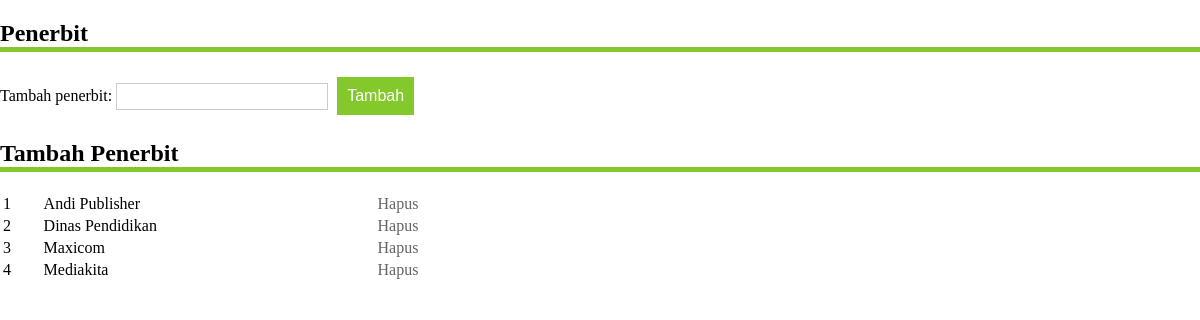
/admin/penerbit.php, run on the app's committed database.
### tables this page shows
CREATE TABLE IF NOT EXISTS `penerbit` (
  `id` int(11) NOT NULL AUTO_INCREMENT,
  `kat` varchar(100) NOT NULL,
  PRIMARY KEY (`id`)
);

### admin/penerbit.php (the view, shortened to what this page needs)
<!DOCTYPE html PUBLIC "-//W3C//DTD XHTML 1.0 Transitional//EN" "http://www.w3.org/TR/xhtml1/DTD/xhtml1-transitional.dtd">
<html xmlns="http://www.w3.org/1999/xhtml">
<head>
<link rel="stylesheet" href="../format.css" type="text/css" />
<body>
<div id="batas">
<h2>Penerbit</h2>
<form id="form1" name="form1" method="post" action="b.php?tag=k_t&t=penerbit">
  <label>
    Tambah penerbit:
    <input name="kat" type="text" class="text" id="kat" />
  </label>
  <label>
    <input name="button" type="submit" class="tombol" id="button" value="Tambah" />
  </label>
</form>
<h2>Tambah Penerbit</h2>
<table width="65%" border="0">
<?php
$r=mysql_query("select *from penerbit order by kat");
$i=1;
while($a=mysql_fetch_array($r)){
?>
  <tr>
    <td width="5%"><?php echo $i;?></td>
    <td width="43%"><?php echo $a['kat'];?></td>
    <td width="52%"><a href="b.php?tag=k_h&id=<?php echo $a['id'];?>&t=penerbit" onclick="return confirm('Semua buku yang berhubungan dengan penerbit <?php echo $a['kat'];?> akan terhapus. Apa anda yakin?')" class="link">Hapus</a></td>
  </tr>
<?php $i++; }?>
</table>
</div>
</body>
</html>

### format.css (style rules this page uses)
body { font-family:Corbel; margin:0px; padding:0px; }
h2 { font-size:24px; border-bottom:#83c92b 5px solid; }
.tombol { background:#83c92b; padding:10px; margin:5px; font-size:16px; border:none; text-decoration:none; color:#FFF; }
.text { border:#CCC 1px solid; width:200px; padding:5px; }
.link { color:#646464; text-decoration:none; }

### data on the page
penerbit: kat "Andi Publisher"
penerbit: kat "Dinas Pendidikan"
penerbit: kat "Maxicom"
penerbit: kat "Mediakita"
